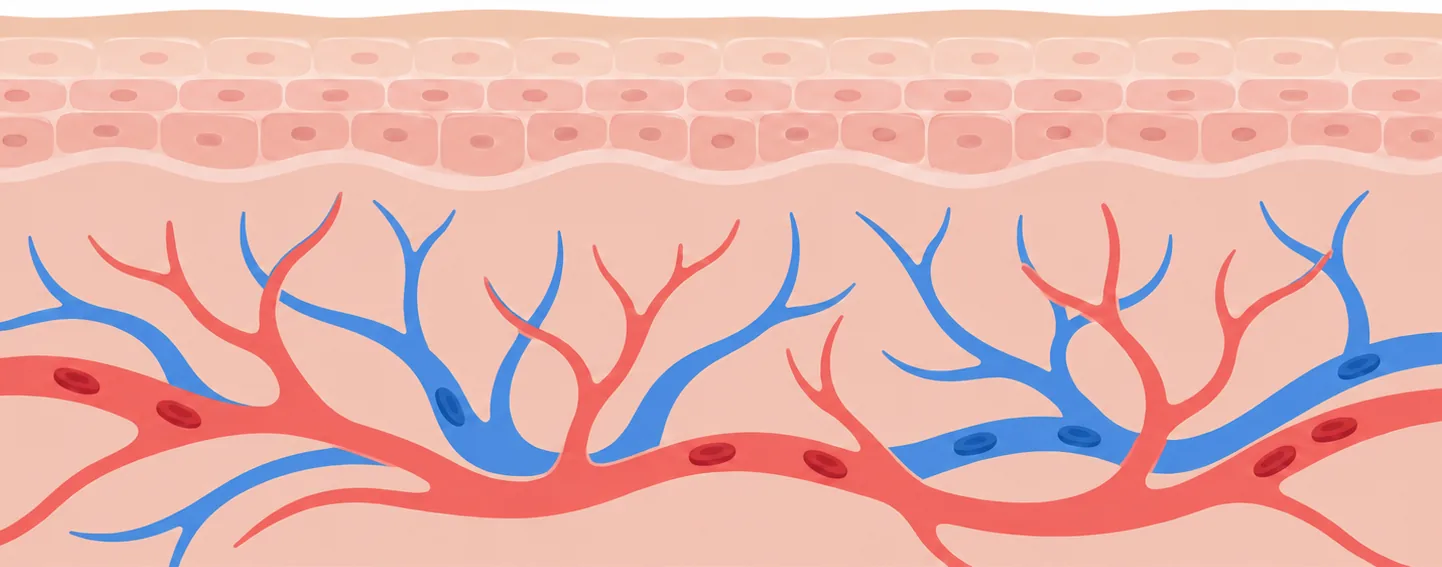
#> input picture site/assets/img/skin.webp, 1442 x 567 px
$ python trace.py
#> lines starting #> are read from the running program, lines starting #| are printed output that depends on the picture; after the words box and inside, x2 and y2 are one past the last pixel; in counts of white or black regions, pixels touching at a corner belong together
#> in main, img is the input picture: shape (567, 1442, 3); mean R, G, B 229.3, 180.6, 174.2
"""Trace vessel centrelines over assets/img/skin.webp (D16) for the T8 pulses.

Hand-picked waypoints (skin image px) are resampled every 3px and each sample
is snapped to the centre of the vessel of its colour (the midpoint of the
mask run along the local normal), then smoothed and fitted with Catmull-Rom
cubics. Output: js/scenes/vessels-paths.js (frame px; the skin image sits at
frame (-1, 457) at 1:1) + an overlay preview PNG.

    python3 tools/vessels/trace.py [preview.png]
Needs numpy, Pillow, opencv-python-headless.
"""
import json
import sys
from pathlib import Path

import cv2
import numpy as np
from PIL import Image, ImageDraw

SITE = Path(__file__).resolve().parents[2]
OFF = (-1, 457)  # skin image origin in frame px (js/assets.js photos.skin.frames[16])

# kind: 'a' = artery (red, pulses travel from the trunk up into the branches,
# trunk left → right), 'v' = vein (blue, from the branches down, right → left).
VESSELS = {
    'a-trunk': ('a', [(0, 372), (120, 388), (260, 420), (380, 452), (480, 490), (560, 498), (650, 468),
                      (730, 450), (820, 462), (900, 495), (1000, 515), (1100, 518), (1200, 495),
                      (1300, 450), (1441, 410)]),
    'a-left': ('a', [(285, 420), (272, 340), (295, 275), (335, 198)]),
    'a-mid': ('a', [(568, 488), (580, 440), (597, 380), (608, 320), (600, 252)]),
    'a-fork': ('a', [(920, 470), (870, 420), (838, 370), (830, 322)]),
    'a-right': ('a', [(1150, 460), (1160, 410), (1140, 360), (1113, 300), (1106, 212)]),
    'v-trunk': ('v', [(1441, 342), (1350, 362), (1250, 402), (1150, 442), (1050, 440), (950, 448),
                      (900, 462)]),
    'v-left': ('v', [(248, 218), (262, 282), (330, 322), (400, 352), (450, 400), (500, 440), (540, 455)]),
    'v-mid': ('v', [(382, 208), (410, 252), (416, 320), (440, 380), (468, 420)]),
    'v-right': ('v', [(862, 215), (920, 280), (962, 338), (1005, 372), (1050, 398)]),
    'v-low': ('v', [(360, 460), (262, 480), (172, 518), (72, 535)]),
}


def masks(img):
    a = img.astype(int)
    r, g, b = a[..., 0], a[..., 1], a[..., 2]
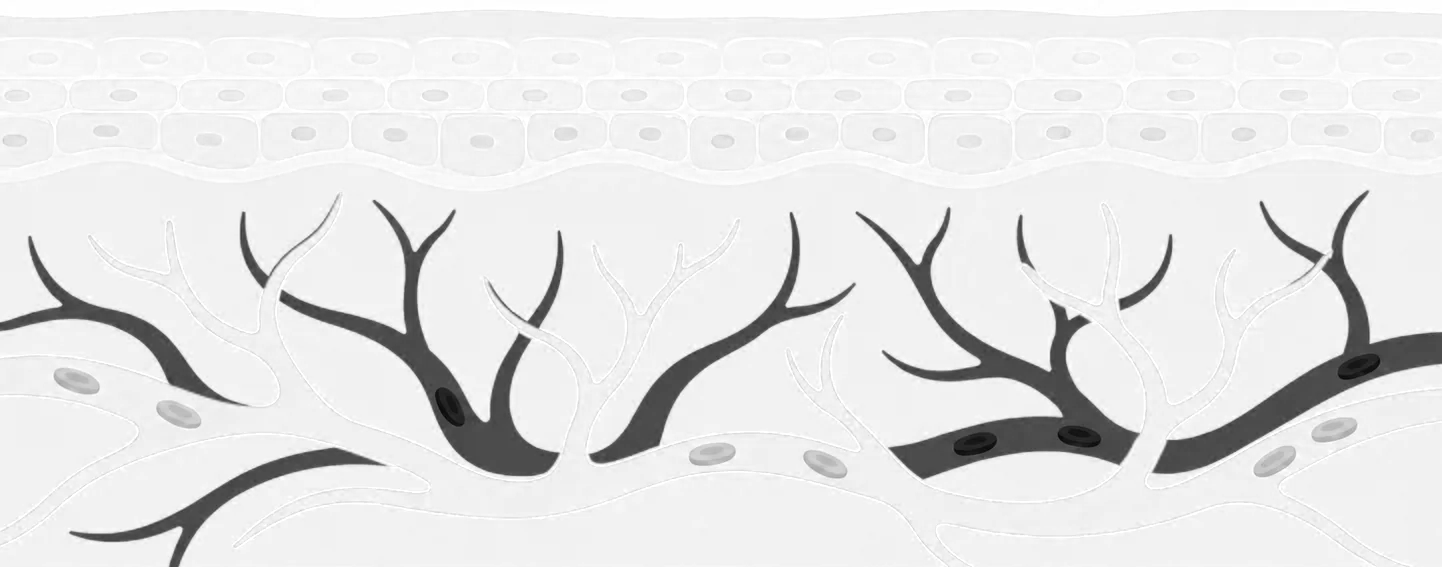
#> r: shape (567, 1442) int64; min 2, max 255, mean 229.3
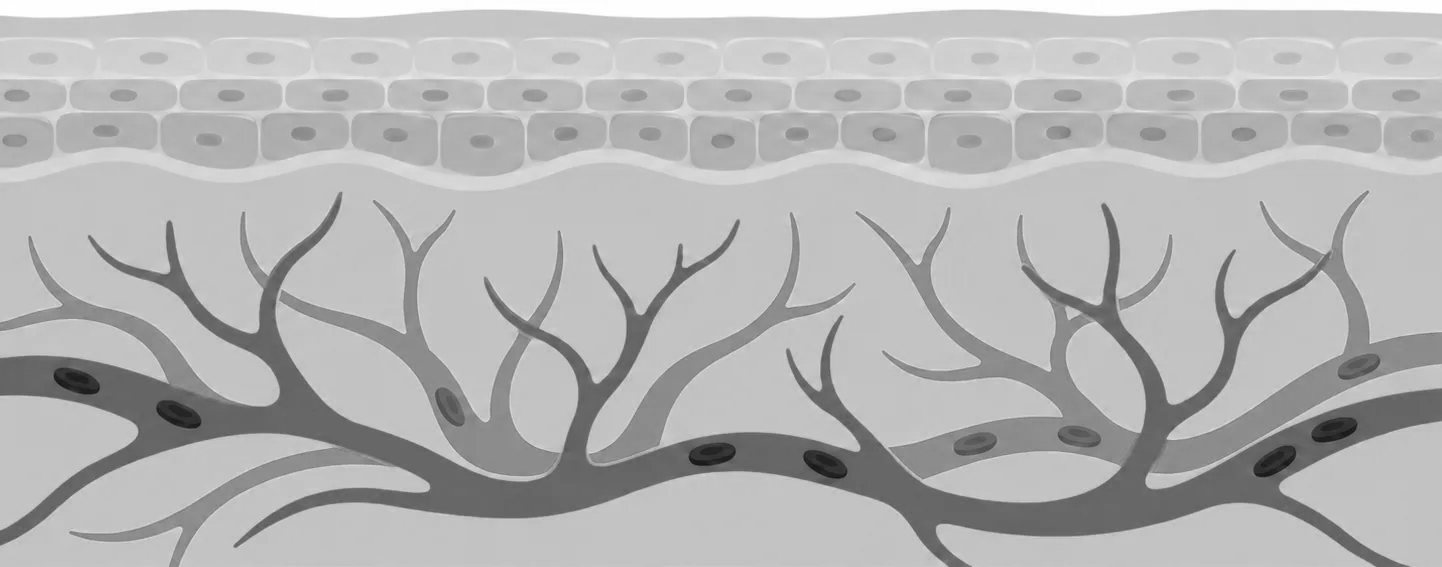
#> g: shape (567, 1442) int64; min 16, max 255, mean 180.6
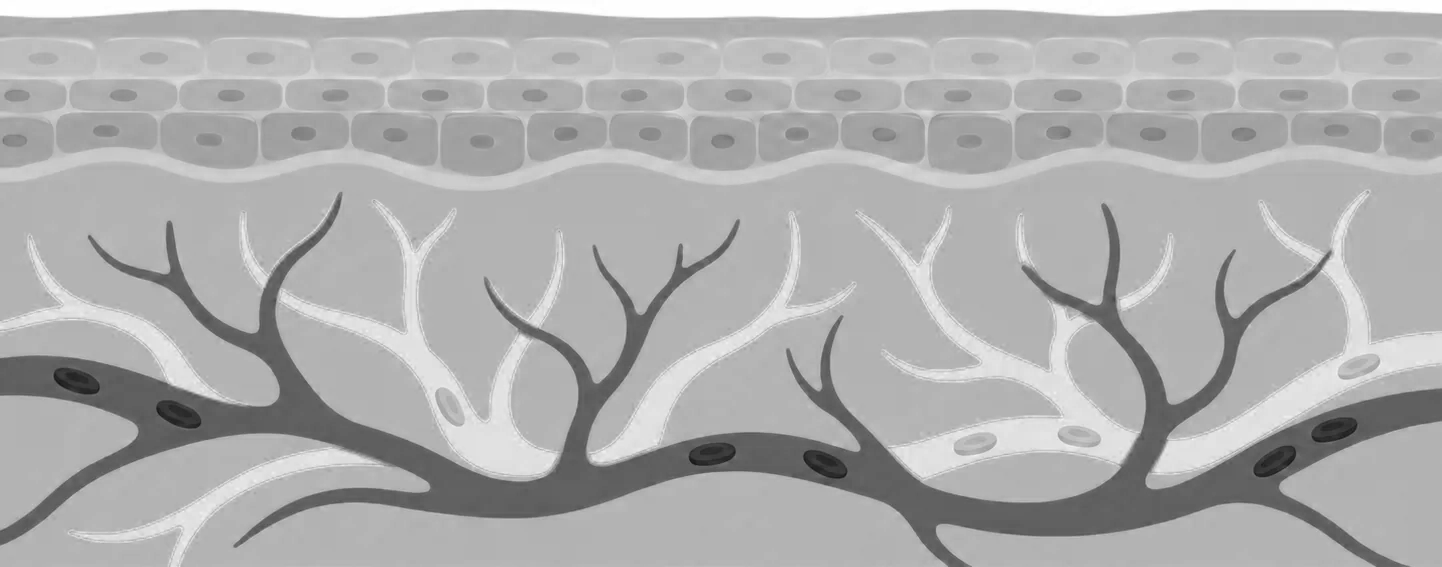
#> b: shape (567, 1442) int64; min 18, max 255, mean 174.2
    red = ((r > 160) & (g < 140) & (b < 140)).astype(np.uint8)
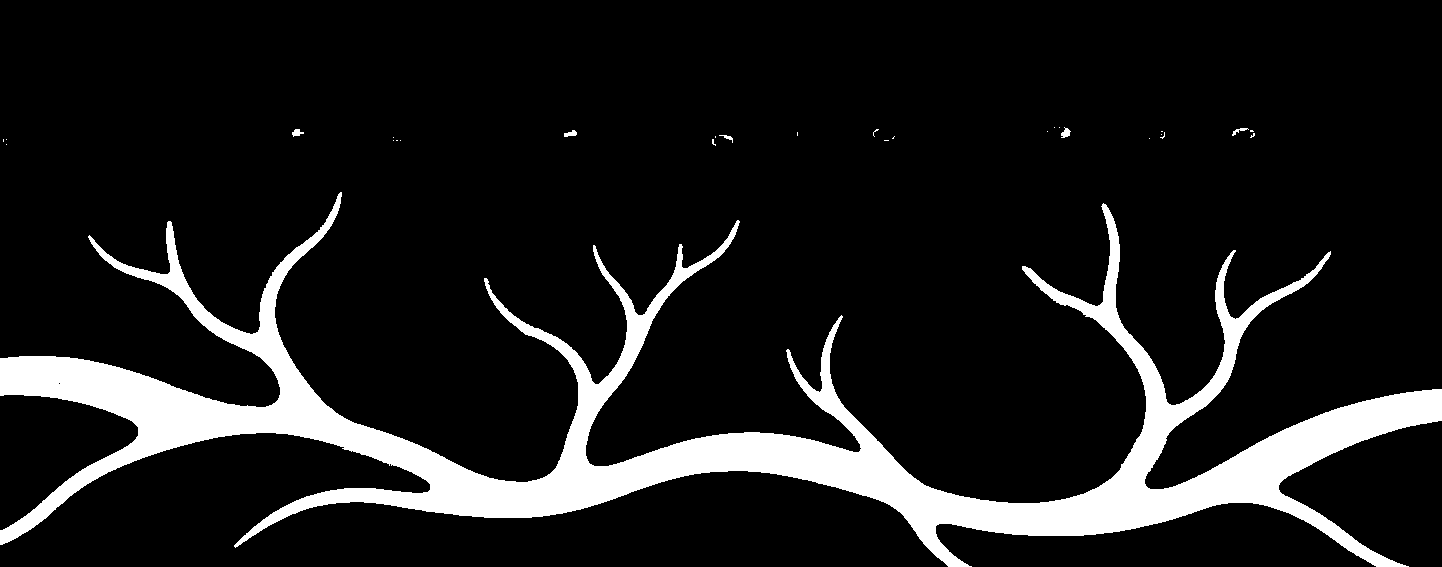
#> red: shape (567, 1442); values 0 (black) and 1 (white), 11.3% white; 28 white regions (22 under 20 px), largest, box (x1, y1, x2, y2) and area: (0, 192, 1442, 567) 92320, (1061, 127, 1071, 138) 65, (564, 130, 577, 137) 58, (292, 129, 304, 137) 57, (1232, 128, 1249, 136) 48, (719, 135, 733, 143) 37
    blue = ((b > 170) & (r < 150)).astype(np.uint8)
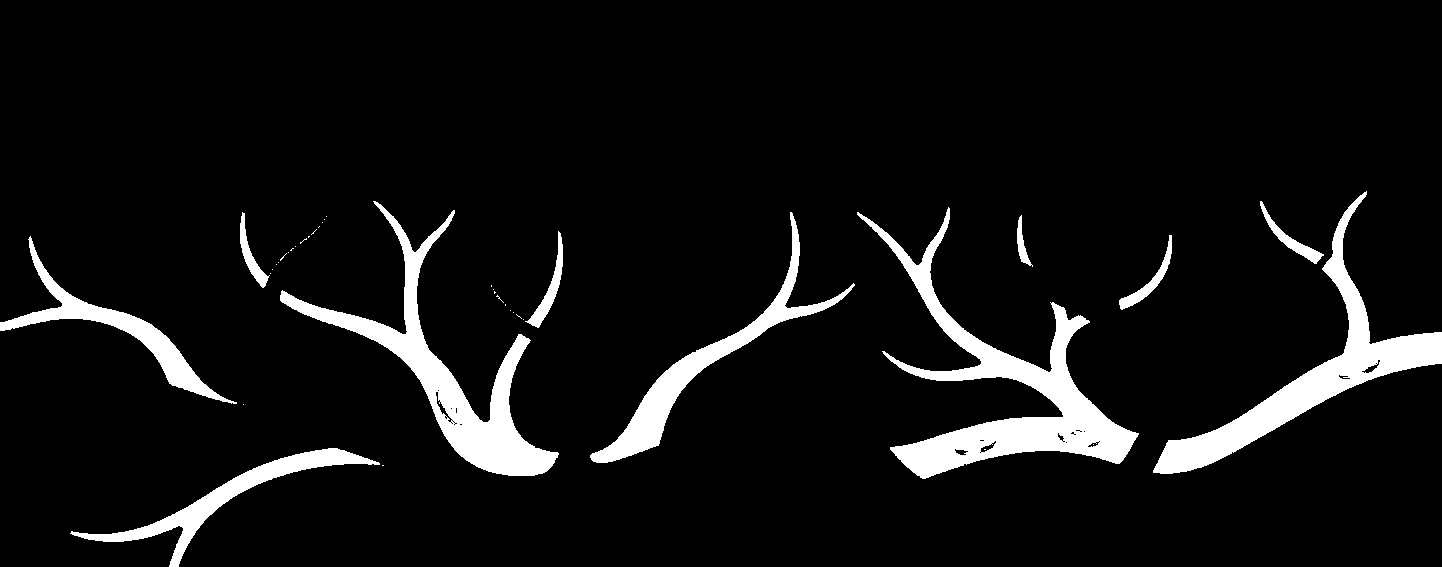
#> blue: shape (567, 1442); values 0 (black) and 1 (white), 7.5% white; 39 white regions (28 under 20 px), largest, box (x1, y1, x2, y2) and area: (857, 207, 1139, 479) 16323, (280, 201, 559, 476) 12736, (1153, 191, 1442, 474) 12159
    k = cv2.getStructuringElement(cv2.MORPH_ELLIPSE, (9, 9))  # close the blood-cell holes
    return {'a': cv2.morphologyEx(red, cv2.MORPH_CLOSE, k), 'v': cv2.morphologyEx(blue, cv2.MORPH_CLOSE, k)}


def resample(pts, step):
    pts = np.asarray(pts, float)
    seg = np.hypot(*np.diff(pts, axis=0).T)
    s = np.concatenate([[0], np.cumsum(seg)])
    t = np.arange(0, s[-1], step).tolist() + [s[-1]]
    return np.stack([np.interp(t, s, pts[:, 0]), np.interp(t, s, pts[:, 1])], 1)


def snap(pts, m, reach=26):
    H, W = m.shape
    out = []
    for i, p in enumerate(pts):
        q0 = pts[max(0, i - 3)]
        q1 = pts[min(len(pts) - 1, i + 3)]
        tx, ty = q1 - q0
        n = np.array([-ty, tx]) / (np.hypot(tx, ty) or 1)
        offs = np.arange(-reach, reach + 1)
        xs = np.clip(np.round(p[0] + offs * n[0]).astype(int), 0, W - 1)
        ys = np.clip(np.round(p[1] + offs * n[1]).astype(int), 0, H - 1)
        on = m[ys, xs] > 0
        if not on.any():
            out.append(p)
            continue
        # The run of mask pixels nearest to the waypoint.
        idx = np.flatnonzero(on)
        c = idx[np.argmin(np.abs(idx - reach))]
        lo = c
        while lo > 0 and on[lo - 1]:
            lo -= 1
        hi = c
        while hi < len(on) - 1 and on[hi + 1]:
            hi += 1
        mid = (offs[lo] + offs[hi]) / 2
        out.append(p + mid * n)
    return np.array(out)


def smooth(pts, k=7):
    if len(pts) < k:
        return pts
    ker = np.ones(k) / k
    pad = k // 2
    xs = np.convolve(np.pad(pts[:, 0], pad, mode='edge'), ker, 'valid')
    ys = np.convolve(np.pad(pts[:, 1], pad, mode='edge'), ker, 'valid')
    out = np.stack([xs, ys], 1)
    out[0], out[-1] = pts[0], pts[-1]
    return out


def to_path(pts):
    """Catmull-Rom through every ~8th point (~24px) → cubic Bézier path (frame px)."""
    keep = pts[:: 8]
    if not np.allclose(keep[-1], pts[-1]):
        keep = np.vstack([keep, pts[-1]])
    p = keep + np.array(OFF)
    d = [f'M{p[0][0]:.1f} {p[0][1]:.1f}']
    for i in range(len(p) - 1):
        p0 = p[max(0, i - 1)]
        p1, p2 = p[i], p[i + 1]
        p3 = p[min(len(p) - 1, i + 2)]
        c1 = p1 + (p2 - p0) / 6
        c2 = p2 - (p3 - p1) / 6
        d.append(f'C{c1[0]:.1f} {c1[1]:.1f} {c2[0]:.1f} {c2[1]:.1f} {p2[0]:.1f} {p2[1]:.1f}')
    return ''.join(d)


def main():
    img = np.asarray(Image.open(SITE / 'assets/img/skin.webp').convert('RGB'))
    ms = masks(img)
#> ms = 2 items
    res = {}
    traced = {}
    for name, (kind, way) in VESSELS.items():
        pts = resample(way, 3)
        for _ in range(2):
            pts = smooth(snap(pts, ms[kind]))
        H, W = ms[kind].shape
        on = np.mean([ms[kind][min(H - 1, int(round(y))), min(W - 1, int(round(x)))] for x, y in pts])
        print(f'{name:8s} {kind} {len(pts):4d} samples, {on * 100:5.1f}% inside the vessel')
        traced[name] = (kind, pts)
        res[name] = {'kind': kind, 'd': to_path(pts)}
#> this loop made 10 passes
#> on on passes 1 to 10: 0.998, 1, 1, 1, 1, 0.963, 0.948, 1, 1, 1
#| a-trunk  a  499 samples,  99.8% inside the vessel
#| a-left   a   80 samples, 100.0% inside the vessel
#| a-mid    a   82 samples, 100.0% inside the vessel
#| a-fork   a   61 samples, 100.0% inside the vessel
#| a-right  a   88 samples, 100.0% inside the vessel
#| v-trunk  v  188 samples,  96.3% inside the vessel
#| v-left   v  134 samples,  94.8% inside the vessel
#| v-mid    v   79 samples, 100.0% inside the vessel
#> (further printed lines are left out)
#> after the loop, res = 10 items; traced = 10 items
    body = json.dumps(res, indent=1)
    (SITE / 'js/scenes/vessels-paths.js').write_text(
        '// Generated by tools/vessels/trace.py. Do not edit by hand; re-run the script.\n'
        '// Vessel centrelines over skin.webp in frame px. kind a = artery (red), v = vein (blue);\n'
        '// every path runs in its pulse direction.\n'
        f'export const VESSELS = {body};\n')
    if len(sys.argv) > 1:
        o = Image.fromarray(img).convert('RGB')
        o = Image.blend(o, Image.new('RGB', o.size, 'white'), 0.35)
        dr = ImageDraw.Draw(o)
        for name, (kind, pts) in traced.items():
            col = (120, 0, 0) if kind == 'a' else (0, 20, 110)
            dr.line([tuple(p) for p in pts], fill=col, width=3)
            dr.ellipse([pts[0][0] - 5, pts[0][1] - 5, pts[0][0] + 5, pts[0][1] + 5], fill=(0, 160, 0))
            dr.text(tuple(pts[len(pts) // 2] + 6), name, fill=(0, 0, 0))
        o.save(sys.argv[1])


if __name__ == '__main__':
    main()
